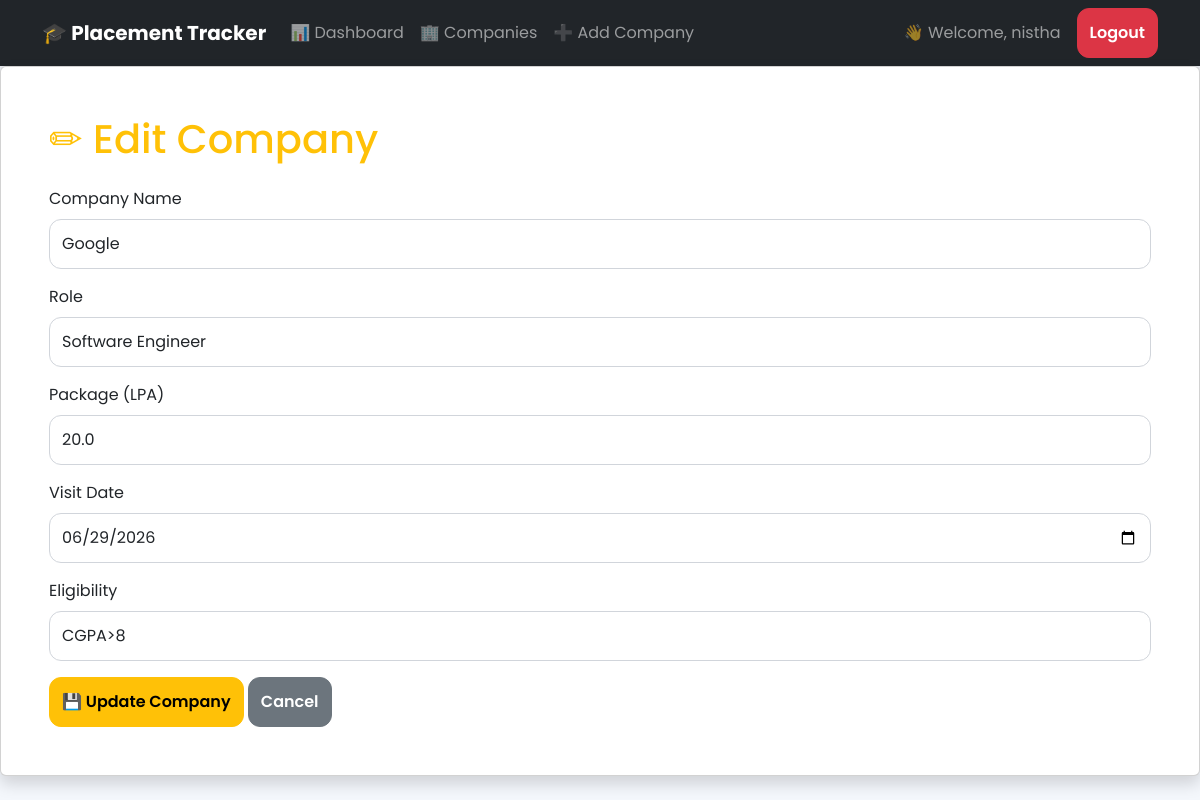
Screenshot of /edit/1 (signed in) with the database file from the repository.
### tables this page shows
CREATE TABLE companies (
    id INTEGER PRIMARY KEY AUTOINCREMENT,
    name TEXT NOT NULL,
    role TEXT,
    package REAL,
    visit_date TEXT,
    eligibility TEXT,
    user_id INTEGER,
    FOREIGN KEY(user_id) REFERENCES users(id)
);

### app.py (the view, shortened to what this page needs)
@app.route("/edit/<int:company_id>", methods=["GET", "POST"])
def edit_company(company_id):
    conn = sqlite3.connect("placement.db")
    cursor = conn.cursor()
    user_id = session["user_id"]
    cursor.execute("""
    SELECT *
    FROM companies
    WHERE id=? AND user_id=?
    """, (company_id, user_id))
    company = cursor.fetchone()
    if company is None:
       conn.close()
       return "Access Denied!"
    conn.close()
    return render_template(
        "edit_company.html",
        company=company
    )

### templates/edit_company.html
{% extends "base.html" %}
{% block content %}
<div class="card shadow p-5">
<h1 class="text-warning mb-4">
✏ Edit Company
</h1>
<form method="POST">
<div class="mb-3">
<label class="form-label">
Company Name
</label>
<input
type="text"
name="name"
class="form-control"
value="{{ company[1] }}"
required>
</div>
<div class="mb-3">
<label class="form-label">
Role
</label>
<input
type="text"
name="role"
class="form-control"
value="{{ company[2] }}"
required>
</div>
<div class="mb-3">
<label class="form-label">
Package (LPA)
</label>
<input
type="number"
step="0.1"
name="package"
class="form-control"
value="{{ company[3] }}"
required>
</div>
<div class="mb-3">
<label class="form-label">
Visit Date
</label>
<input
type="date"
name="visit_date"
class="form-control"
value="{{ company[4] }}"
required>
</div>
<div class="mb-3">
<label class="form-label">
Eligibility
</label>
<input
type="text"
name="eligibility"
class="form-control"
value="{{ company[5] }}"
required>
</div>
<button
class="btn btn-warning">
💾 Update Company
</button>
<a
href="/companies"
class="btn btn-secondary">
Cancel
</a>
</form>
</div>
{% endblock %}

### static/style.css (style rules this page uses)
* { margin:0; padding:0; box-sizing:border-box; }
body { font-family:'Poppins',sans-serif; background:#f4f7fc; }
.form-control { border-radius:12px; padding:12px; border:1px solid #d1d5db; }
.btn { border-radius:12px; padding:12px; font-weight:600; transition:.3s; }
a { text-decoration:none; }

### rows the page displays
companies: name "Google", role "Software Engineer", package "20.0", visit_date "06/29/2026", eligibility "CGPA>8"

### other values shown
{{ session["user_name"] }} "nistha"
